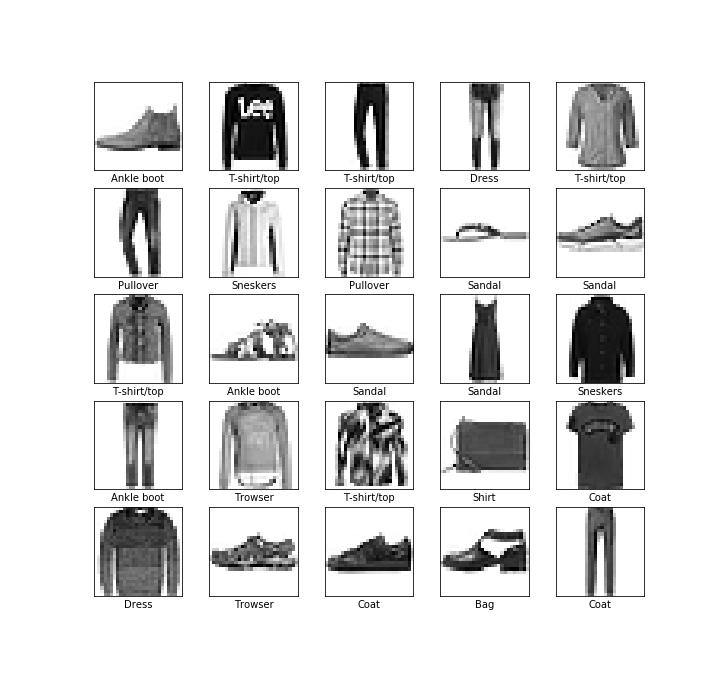
#> input picture 2020_projects/dataseto.png, 720 x 681 px, given in place of the camera
$ python cv2.py
#> lines starting #> are read from the running program, lines starting #| are printed output that depends on the picture; after the words box and inside, x2 and y2 are one past the last pixel; in counts of white or black regions, pixels touching at a corner belong together; pictures that were not available may be replaced by others from this repository, and a replacement may not be noted
import cv2.cv2 as cv2
import matplotlib.pyplot as plt
import numpy as np


cap = cv2.VideoCapture(0)
cap.set(3, 640)
cap.set(4, 480)
cap.set(10, 100)

while True:
    _, frame = cap.read()
#> frame is the input picture: shape (681, 720, 3); min 0, max 255, mean 223.6

    cv2.imshow("frame", frame)

    if cv2.waitKey(1) & 0xFF == ord("q"):
#> (key q is pressed here)
        break

cap.release()
cv2.destroyAllWindows()


#############chapter2##########

img = cv2.imread("g.jpg")
kernal = np.ones((5,5), np.uint8)

imggray= cv2.cvtColor(img, cv2.COLOR_BGR2GRAY)
imgblur = cv2.GaussianBlur(imggray, (7, 7), 0)


##Edge detectot
imgcanny = cv2.Canny(img, 100, 100)
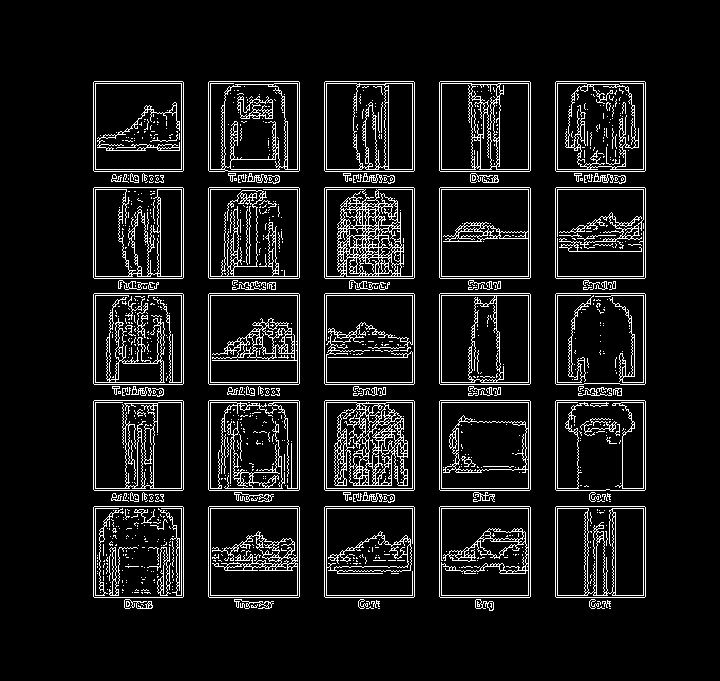
#> imgcanny: shape (681, 720); 8.9% white in thin lines or dots, all inside (x1, y1, x2, y2) = (93, 81, 646, 611)
imgdialate = cv2.dilate(imgcanny, kernal, iterations=1)
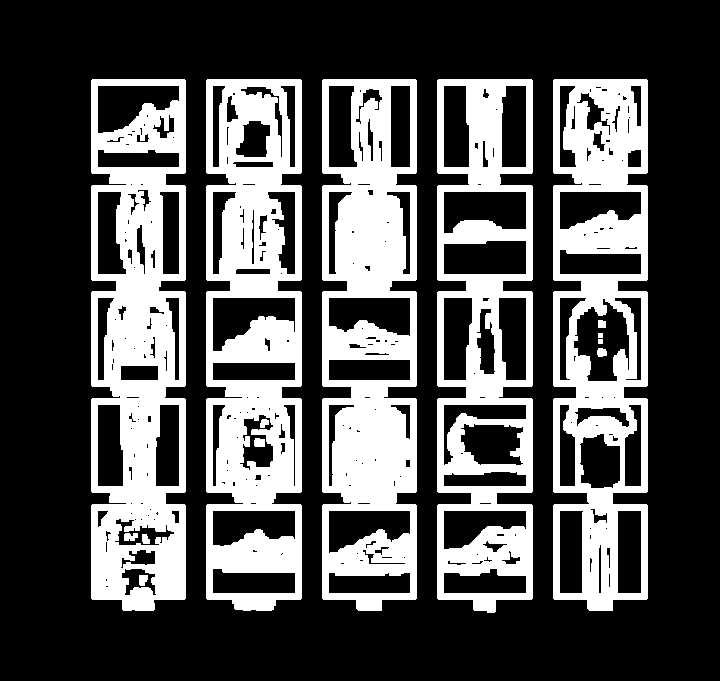
#> imgdialate: shape (681, 720); 31.8% white; 14 white regions, largest, box (x1, y1, x2, y2) and area: (322, 79, 417, 611) 33752, (206, 79, 302, 611) 33483, (91, 79, 186, 611) 33185
imgerode = cv2.erode(imgdialate, kernal, iterations=1)
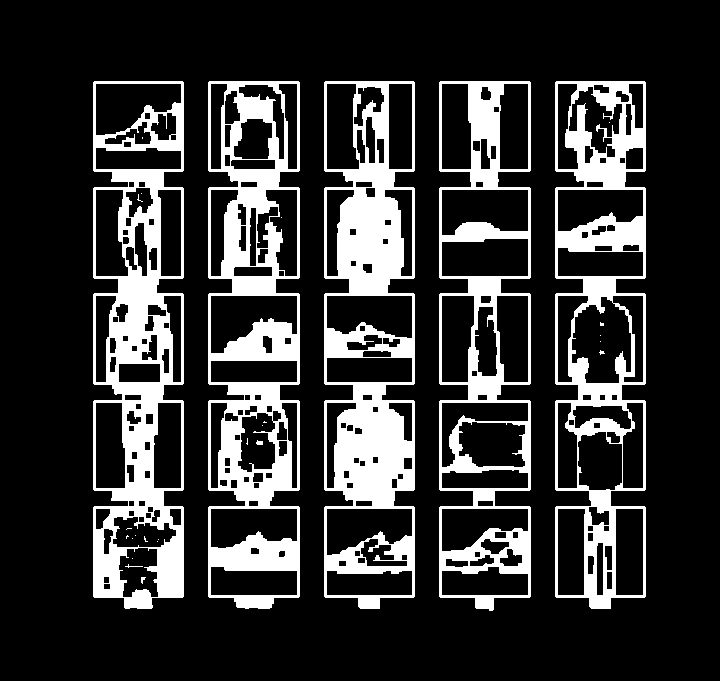
#> imgerode: shape (681, 720); 20.1% white; 28 white regions (20 under 20 px), largest, box (x1, y1, x2, y2) and area: (324, 81, 415, 609) 23353, (208, 81, 300, 609) 21502, (93, 81, 184, 609) 21281

cv2.imshow("Blur", imgblur)
cv2.imshow("Gray", imggray)
cv2.imshow("Canny", imgcanny)
cv2.imshow("dialate", imgdialate)
cv2.imshow("erode", imgerode)
cv2.waitKey(0)


############chapeter3######RESIZE and crop images

img = cv2.imread("g.jpg")
img.shape
imgresize = cv2.resize(img, (480, 680))

imgcrop = img[0:400, 250: 550 ]
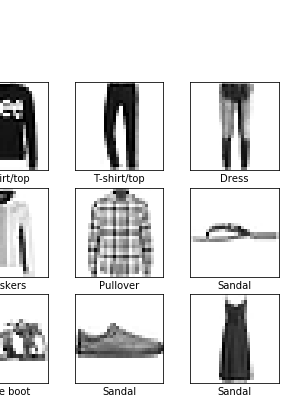
#> imgcrop: shape (400, 300, 3); min 0, max 255, mean 223.4
#plt.imshow(img)
#plt.show()
cv2.imshow("img", img)
cv2.imshow("img resize", imgresize)
cv2.imshow("img crop", imgcrop)
cv2.waitKey(0)


############chapter4#####Draw line and text on images

img = np.zeros((512, 512, 3), np.uint8)
img = cv2.imread("chi.png")
#img[:]= 255, 0, 0
imgresize = cv2.resize(img, (400, 580))
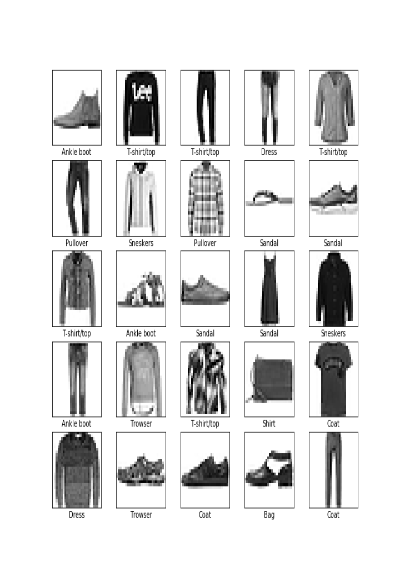
#> imgresize: shape (580, 400, 3); min 0, max 255, mean 223.6

imgcrop = img[200:1200, : ]
#> imgcrop: shape (481, 720, 3)
#cv2.line(img, (0,0), (img.shape[1], img.shape[0]), (0, 255, 0), 3)
rec=cv2.rectangle(img, (250,700), (450, 400), (0, 0, 255), 3)
#cv2.circle(img, (300, 300), 200, (255, 255,0), 5)
cv2.putText(img, "MR PRESIDENT", (250,700), cv2.FONT_HERSHEY_COMPLEX, .9, (0, 150,0), 2)
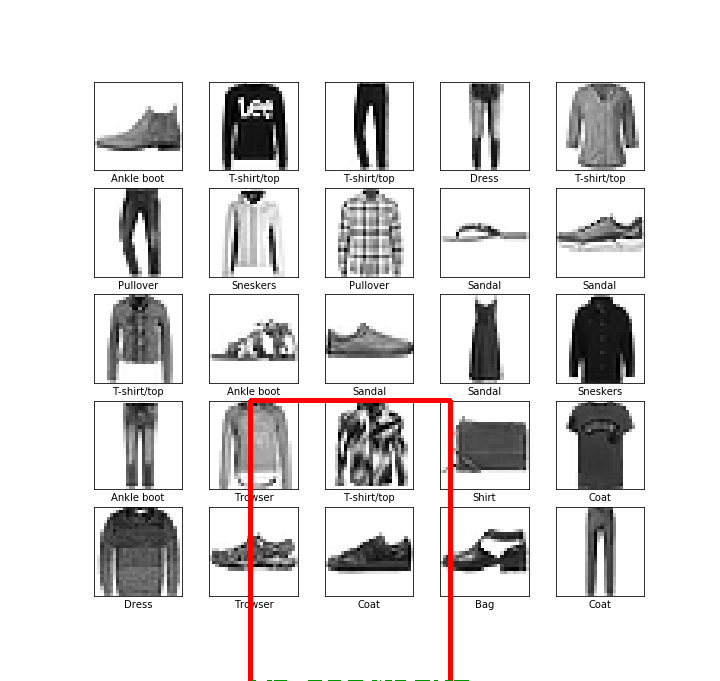
#> img: shape (681, 720, 3); mean B, G, R 221.8, 221.8, 223.8
#plt.imshow(imgcrop)
#plt.show()

cv2.imshow("img", imgcrop)
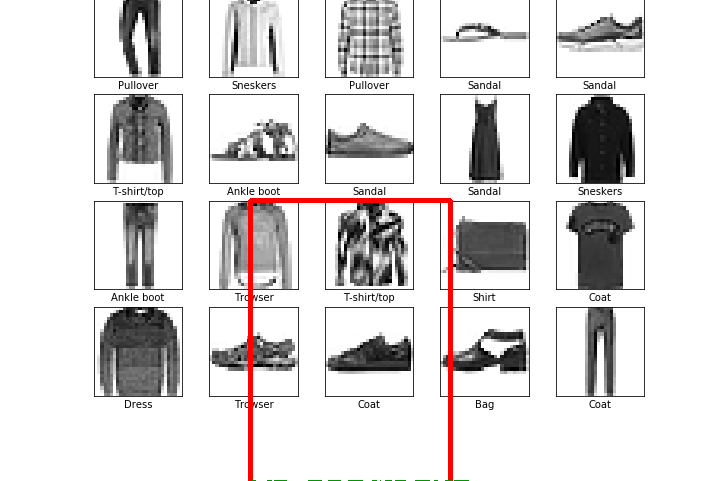
#> window 'img': shape (481, 720, 3); mean B, G, R 218.3, 218.4, 221.1
cv2.imwrite("stan.png", imgcrop)
cv2.waitKey(0)


###############chapter5###########WARP PRESPECTIVE

img = cv2.imread("cards.png")


cv2.imshow("img",img)

cv2.waitKey(0)


###############chapter6###########JOIN IMAGES

img = cv2.imread("cards.png")

imghor = np.hstack((img, img))
imgver = np.vstack((img, img))

cv2.imshow("imghor",imghor)
cv2.imshow("imgver",imgver)

cv2.waitKey(0)


###############chapter7###########COLOR DETECTION


def empty(a):
    pass

cv2.namedWindow("TrackBars")
cv2.resizeWindow("TrackBars", 640, 240)
cv2.createTrackbar("Hue Min", "TrackBars", 0, 179, empty)
cv2.createTrackbar("Hue Max", "TrackBars", 47, 179, empty)
cv2.createTrackbar("Sat Min", "TrackBars", 69, 255, empty)
cv2.createTrackbar("Sat Max", "TrackBars", 171, 255, empty)
cv2.createTrackbar("Val Min", "TrackBars", 0, 255, empty)
cv2.createTrackbar("Val Max", "TrackBars", 255, 255, empty)


while True:

    img = cv2.imread("g.jpg")
    imghsv = cv2.cvtColor(img, cv2.COLOR_BGR2HSV)
#> imghsv: shape (681, 720, 3); mean H, S, V 0, 0, 223.6

    h_min = cv2.getTrackbarPos("Hue Min", "TrackBars")
    h_max = cv2.getTrackbarPos("Hue Max", "TrackBars")
    s_min = cv2.getTrackbarPos("Sat Min", "TrackBars")
    s_max = cv2.getTrackbarPos("Sat Max", "TrackBars")
    v_min = cv2.getTrackbarPos("Val Min", "TrackBars")
    v_max = cv2.getTrackbarPos("Val Max", "TrackBars")
    print(h_min, h_max, s_min, s_max, v_min, v_max)
    lower = np.array([h_min, s_min, v_min])
    upper = np.array([h_max, s_max, v_max])

    mask = cv2.inRange(imghsv, lower, upper)
#> mask: shape (681, 720); every value is 0
    imgresult = cv2.bitwise_and(img, img, mask=mask)
#> imgresult: shape (681, 720, 3); every value is 0

    cv2.imshow("img",img)
    cv2.imshow("imghsv",imghsv)
    cv2.imshow("masked",mask)
    cv2.imshow("imgresult", imgresult)

    cv2.waitKey(1)
cv2.destroyAllWindows()


###############chapter8###########CONTOURS/ SHAPE DETECTION


# [73 lines left out: functions stackImages, getcontours, not called in this run]


img = cv2.imread("shapes.png")
imgcontour = img.copy()
imgblank = np.zeros_like(img)
imggray = cv2.cvtColor(img, cv2.COLOR_BGR2GRAY)
imgblur = cv2.GaussianBlur(imggray, (7,7), 1)
imgcanny = cv2.Canny(imgblur,50, 50)
getcontours(imgcanny)
imgstack = stackImages(0.6, ([imggray, imgblur], [imgcanny, imgcontour]))


#cv2.imshow("img",img)
#cv2.imshow("imggray",imggray)
cv2.imshow("imgstack",imgstack)
#cv2.imshow("canny",imgcanny)


cv2.waitKey(0)

cap.release()
cv2.destroyAllWindows()


#img = cv2.imread('chi.png')
#imggray = cv2.cvtColor(img,cv2.COLOR_BGR2GRAY)


###############chapter9###########face DETECTION


import cv2.cv2 as cv2


facecascade = cv2.CascadeClassifier("data/haarcascade_frontalface_default.xml")
img = cv2.imread("g.jpg")
imggray = cv2.cvtColor(img, cv2.COLOR_BGR2GRAY)

faces = facecascade.detectMultiScale(imggray, 1.1, 4)

for (x,y,w,h) in faces:
    cv2.rectangle(img, (x,y),(x+w, y+h), (255,0,0), 2)

cv2.imshow("frame", img)
cv2.waitKey(0)


###############Project###########VIRTUAL PAINT
